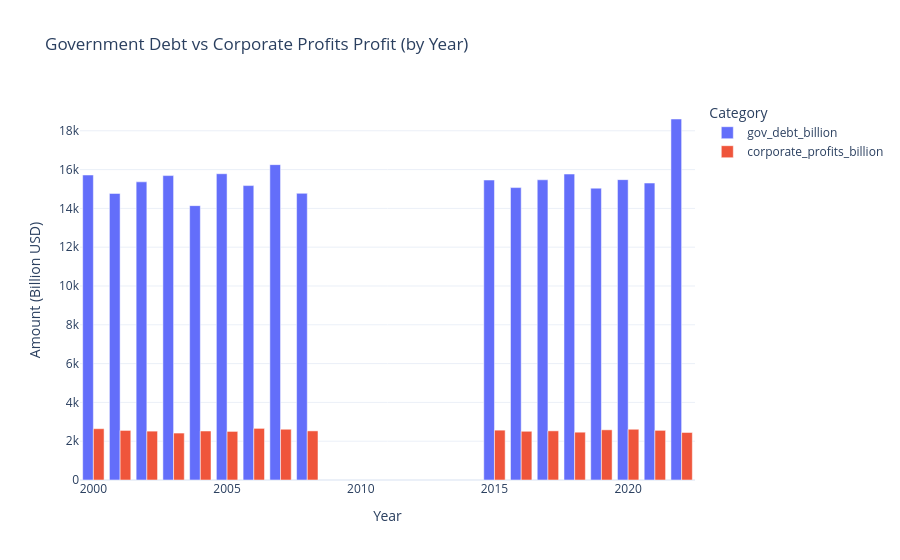

The code cell stored with this chart in its notebook:
### Markdown cell above
#### **Government Debt vs Corporate Profits**

### Code cell
profit_debt_corporate = df.groupby("year")[["gov_debt_billion","corporate_profits_billion"]].mean().reset_index()

debtCrpttPrft = px.bar(
      data_frame=profit_debt_corporate,
      x="year",
      y=["gov_debt_billion","corporate_profits_billion"],
      barmode="group",
      title="Government Debt vs Corporate Profits Profit (by Year)",
      labels={'year': 'Year', 'value': 'Amount (Billion USD)', 'variable': 'Category'}
)


debtCrpttPrft.update_layout(
    xaxis_title="Year",
    yaxis_title="Amount (Billion USD)",
    template="plotly_white"
)


debtCrpttPrft.show()

### Figure 1 — Plotly figure (JSON) as saved in the notebook; plotly's stock layout.template omitted (floating-point values rounded to 4 significant figures)
{"data": [{"alignmentgroup": "True", "hovertemplate": "Category=gov_debt_billion<br>Year=%{x}<br>Amount (Billion USD)=%{y}<extra></extra>", "legendgroup": "gov_debt_billion", "marker": {"color": "#636efa", "pattern": {"shape": ""}}, "name": "gov_debt_billion", "offsetgroup": "gov_debt_billion", "orientation": "v", "showlegend": true, "textposition": "auto", "type": "bar", "x": [2000, 2001, 2002, 2003, 2004, 2005, 2006, 2007, 2008, 2015, 2016, 2017, 2018, 2019, 2020, 2021, 2022], "xaxis": "x", "y": [15720.0, 14770.0, 15370.0, 15690.0, 14140.0, 15790.0, 15180.0, 16250.0, 14780.0, 15460.0, 15070.0, 15470.0, 15770.0, 15040.0, 15480.0, 15310.0, 18607], "yaxis": "y"}, {"alignmentgroup": "True", "hovertemplate": "Category=corporate_profits_billion<br>Year=%{x}<br>Amount (Billion USD)=%{y}<extra></extra>", "legendgroup": "corporate_profits_billion", "marker": {"color": "#EF553B", "pattern": {"shape": ""}}, "name": "corporate_profits_billion", "offsetgroup": "corporate_profits_billion", "orientation": "v", "showlegend": true, "textposition": "auto", "type": "bar", "x": [2000, 2001, 2002, 2003, 2004, 2005, 2006, 2007, 2008, 2015, 2016, 2017, 2018, 2019, 2020, 2021, 2022], "xaxis": "x", "y": [2645.0, 2555.0, 2519.0, 2419.0, 2524.0, 2504.0, 2661.0, 2616.0, 2531.0, 2569.0, 2511.0, 2533.0, 2464.0, 2587.0, 2616.0, 2559.0, 2449.0], "yaxis": "y"}], "layout": {"barmode": "group", "legend": {"title": {"text": "Category"}, "tracegroupgap": 0}, "title": {"text": "Government Debt vs Corporate Profits Profit (by Year)"}, "xaxis": {"anchor": "y", "domain": [0, 1], "title": {"text": "Year"}}, "yaxis": {"anchor": "x", "domain": [0, 1], "title": {"text": "Amount (Billion USD)"}}}}
